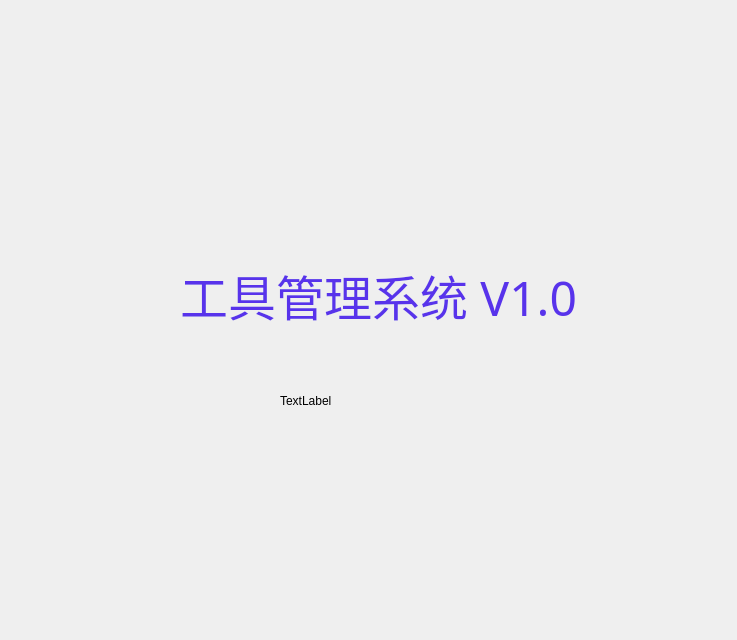
<?xml version="1.0" encoding="UTF-8"?>
<ui version="4.0">
 <class>Form</class>
 <widget class="QWidget" name="Form">
  <property name="geometry">
   <rect>
    <x>0</x>
    <y>0</y>
    <width>737</width>
    <height>640</height>
   </rect>
  </property>
  <property name="windowTitle">
   <string>Form</string>
  </property>
  <widget class="QLabel" name="label_2">
   <property name="geometry">
    <rect>
     <x>280</x>
     <y>340</y>
     <width>171</width>
     <height>121</height>
    </rect>
   </property>
   <property name="text">
    <string>TextLabel</string>
   </property>
  </widget>
  <widget class="QLabel" name="label_3">
   <property name="geometry">
    <rect>
     <x>180</x>
     <y>260</y>
     <width>411</width>
     <height>71</height>
    </rect>
   </property>
   <property name="font">
    <font>
     <family>方正书宋_GBK</family>
     <pointsize>36</pointsize>
    </font>
   </property>
   <property name="text">
    <string>&lt;html&gt;&lt;head/&gt;&lt;body&gt;&lt;p&gt;&lt;span style=&quot; color:#5833eb;&quot;&gt;工具管理系统 V1.0&lt;/span&gt;&lt;/p&gt;&lt;/body&gt;&lt;/html&gt;</string>
   </property>
  </widget>
  <widget class="QLabel" name="label">
   <property name="geometry">
    <rect>
     <x>80</x>
     <y>160</y>
     <width>591</width>
     <height>71</height>
    </rect>
   </property>
   <property name="text">
    <string/>
   </property>
   <property name="pixmap">
    <pixmap>img/logo.png</pixmap>
   </property>
  </widget>
 </widget>
 <resources/>
 <connections/>
</ui>
